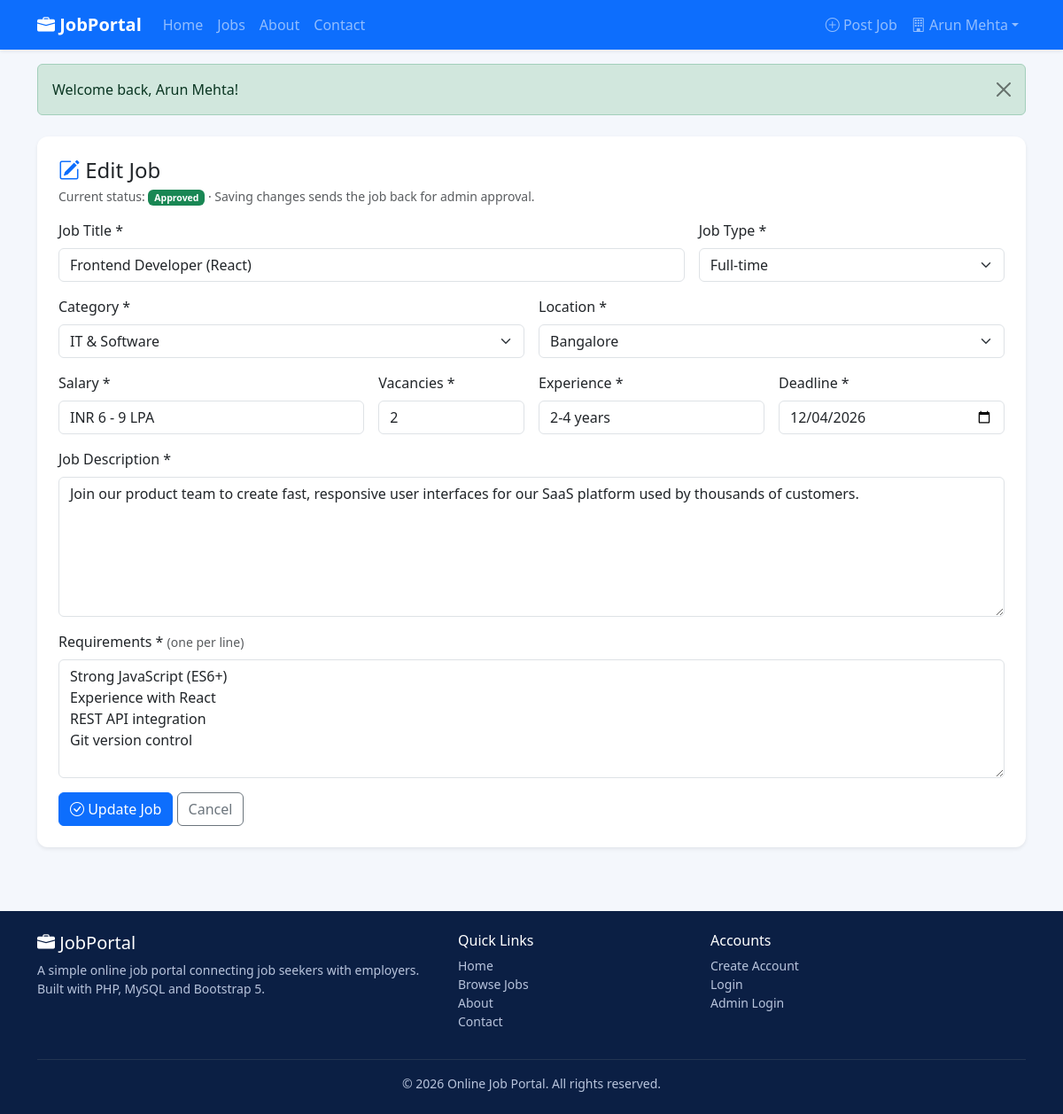
The app's page /jobs/edit.php?id=2 (signed in) with its own data.
### tables this page shows
CREATE TABLE jobs (
    id            INT AUTO_INCREMENT PRIMARY KEY,
    employer_id   INT NOT NULL,
    category_id   INT NOT NULL,
    region_id     INT NOT NULL,
    title         VARCHAR(150) NOT NULL,
    job_type      ENUM('Full-time','Part-time','Internship','Remote') NOT NULL,
    salary        VARCHAR(100) NOT NULL,
    vacancies     INT NOT NULL DEFAULT 1,
    experience    VARCHAR(50)  NOT NULL,
    deadline      DATE NOT NULL,
    description   TEXT NOT NULL,
    requirements  TEXT NOT NULL,
    status        TINYINT NOT NULL DEFAULT 0,
    created_at    TIMESTAMP DEFAULT CURRENT_TIMESTAMP,
    updated_at    TIMESTAMP DEFAULT CURRENT_TIMESTAMP ON UPDATE CURRENT_TIMESTAMP,
    CONSTRAINT fk_jobs_employer FOREIGN KEY (employer_id) REFERENCES users(id)      ON DELETE CASCADE,
    CONSTRAINT fk_jobs_category FOREIGN KEY (category_id) REFERENCES categories(id) ON DELETE CASCADE,
    CONSTRAINT fk_jobs_region   FOREIGN KEY (region_id)   REFERENCES regions(id)    ON DELETE CASCADE,
    INDEX idx_jobs_status (status)
);

CREATE TABLE categories (
    id          INT AUTO_INCREMENT PRIMARY KEY,
    name        VARCHAR(100) NOT NULL UNIQUE,
    created_at  TIMESTAMP DEFAULT CURRENT_TIMESTAMP
);

CREATE TABLE regions (
    id          INT AUTO_INCREMENT PRIMARY KEY,
    name        VARCHAR(100) NOT NULL UNIQUE,
    created_at  TIMESTAMP DEFAULT CURRENT_TIMESTAMP
);

### includes/job_form.php (the view, shortened to what this page needs)
<form method="post" novalidate>
    <div class="row g-3">
        <div class="col-md-8">
            <label class="form-label">Job Title *</label>
            <input type="text" name="title" class="form-control" maxlength="150" required value="<?= e($form['title']) ?>">
        </div>
        <div class="col-md-4">
            <label class="form-label">Job Type *</label>
            <select name="job_type" class="form-select" required>
                <?php foreach (job_types() as $t): ?>
                    <option value="<?= e($t) ?>" <?= $form['job_type'] === $t ? 'selected' : '' ?>><?= e($t) ?></option>
                <?php endforeach; ?>
            </select>
        </div>
        <div class="col-md-6">
            <label class="form-label">Category *</label>
            <select name="category_id" class="form-select" required>
                <?php foreach ($categories as $c): ?>
                    <option value="<?= (int) $c['id'] ?>" <?= (int) $form['category_id'] === (int) $c['id'] ? 'selected' : '' ?>><?= e($c['name']) ?></option>
                <?php endforeach; ?>
            </select>
        </div>
        <div class="col-md-6">
            <label class="form-label">Location *</label>
            <select name="region_id" class="form-select" required>
                <?php foreach ($regions as $r): ?>
                    <option value="<?= (int) $r['id'] ?>" <?= (int) $form['region_id'] === (int) $r['id'] ? 'selected' : '' ?>><?= e($r['name']) ?></option>
                <?php endforeach; ?>
            </select>
        </div>
        <div class="col-md-4">
            <label class="form-label">Salary *</label>
            <input type="text" name="salary" class="form-control" maxlength="100" placeholder="e.g. INR 4-6 LPA" required value="<?= e($form['salary']) ?>">
        </div>
        <div class="col-md-2">
            <label class="form-label">Vacancies *</label>
            <input type="number" name="vacancies" class="form-control" min="1" max="1000" required value="<?= e($form['vacancies']) ?>">
        </div>
        <div class="col-md-3">
            <label class="form-label">Experience *</label>
            <input type="text" name="experience" class="form-control" maxlength="50" placeholder="e.g. 0-2 years" required value="<?= e($form['experience']) ?>">
        </div>
        <div class="col-md-3">
            <label class="form-label">Deadline *</label>
            <input type="date" name="deadline" class="form-control" min="<?= date('Y-m-d') ?>" required value="<?= e($form['deadline']) ?>">
        </div>
        <div class="col-12">
            <label class="form-label">Job Description *</label>
            <textarea name="description" class="form-control" rows="6" required><?= e($form['description']) ?></textarea>
        </div>
        <div class="col-12">
            <label class="form-label">Requirements * <small class="text-muted">(one per line)</small></label>
            <textarea name="requirements" class="form-control" rows="5" required><?= e($form['requirements']) ?></textarea>
        </div>
        <div class="col-12">
            <button type="submit" class="btn btn-primary"><i class="bi bi-check-circle"></i> <?= e($submit_label) ?></button>
            <a href="<?= BASE_URL ?>/employer/my_jobs.php" class="btn btn-outline-secondary">Cancel</a>
        </div>
    </div>
</form>

### config/db.php (shortened to what this page needs)
<?php
function e($value)
{
    return htmlspecialchars((string) $value, ENT_QUOTES, 'UTF-8');
}
function show_flash()
{
    if (!empty($_SESSION['flash'])) {
        $f = $_SESSION['flash'];
        echo '<div class="alert alert-' . e($f['type']) . ' alert-dismissible fade show" role="alert">'
            . e($f['message'])
            . '<button type="button" class="btn-close" data-bs-dismiss="alert"></button></div>';
    }
}
function job_types()
{
    return ['Full-time', 'Part-time', 'Internship', 'Remote'];
}
function get_categories($pdo)
{
    return $pdo->query('SELECT id, name FROM categories ORDER BY name')->fetchAll();
}
function get_regions($pdo)
{
    return $pdo->query('SELECT id, name FROM regions ORDER BY name')->fetchAll();
}
function job_status_badge($status)
{
    $map = [0 => ['warning text-dark', 'Pending'], 1 => ['success', 'Approved'], 2 => ['danger', 'Rejected']];
    $b = $map[(int) $status] ?? ['secondary', 'Unknown'];
    return '<span class="badge bg-' . $b[0] . '">' . $b[1] . '</span>';
}

### assets/css/style.css (style rules this page uses)
:root { --jp-blue: #0d6efd; --jp-dark-blue: #0a3d91; --jp-light: #f4f7fc; }
body { background: var(--jp-light); font-family: "Segoe UI", system-ui, -apple-system, Roboto, Arial, sans-serif; }

### records on screen
jobs: status "Approved", title "Frontend Developer (React)", category_id "IT & Software", region_id "Bangalore", salary "INR 6 - 9 LPA", vacancies "2", experience "2-4 years", deadline "12/04/2026", description "Join our product team to create fast, responsive user interfaces for our SaaS platform used by thousands of customers.", requirements "Strong JavaScript (ES6+) Experience with React REST API integration Git version control"

### other values on screen
$_SESSION['user_name'] "Arun Mehta"
$f['message'] "Welcome back, Arun Mehta!"
$submit_label "Update Job"
form field job_type "Full-time"
